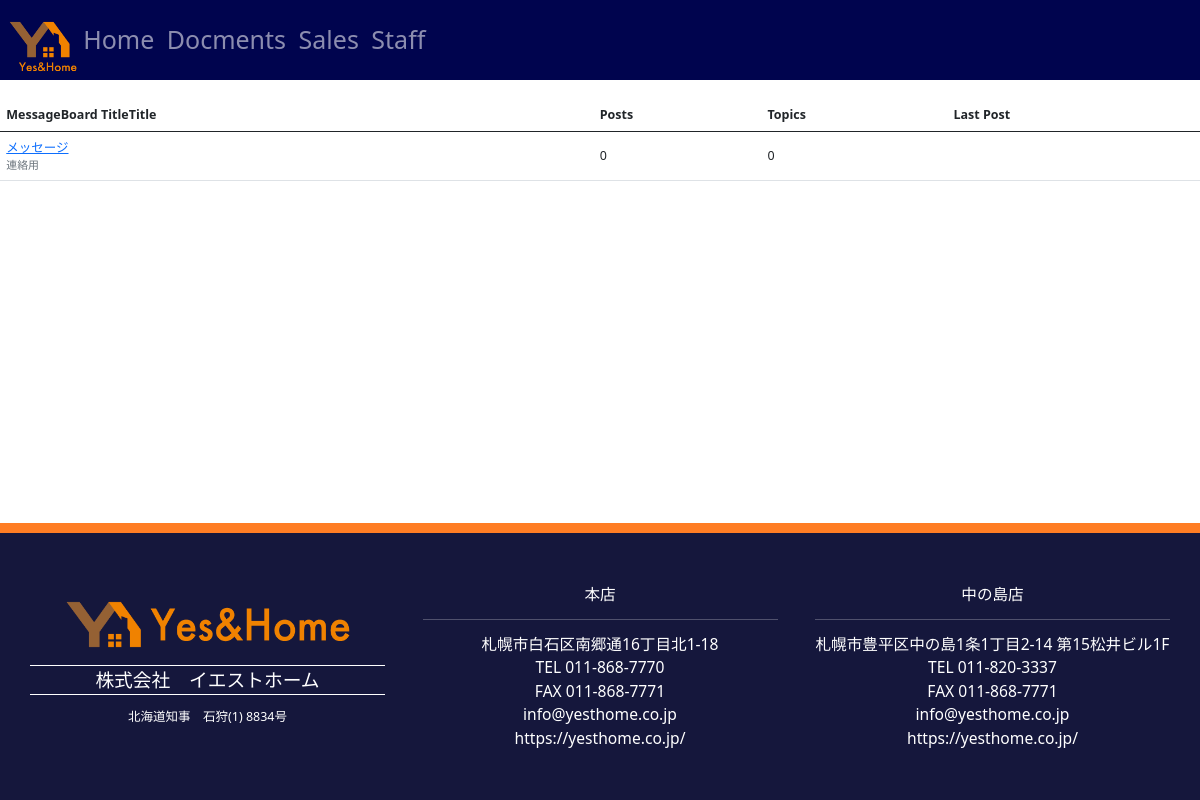
/boards/, run on an earlier commit of the app's database.
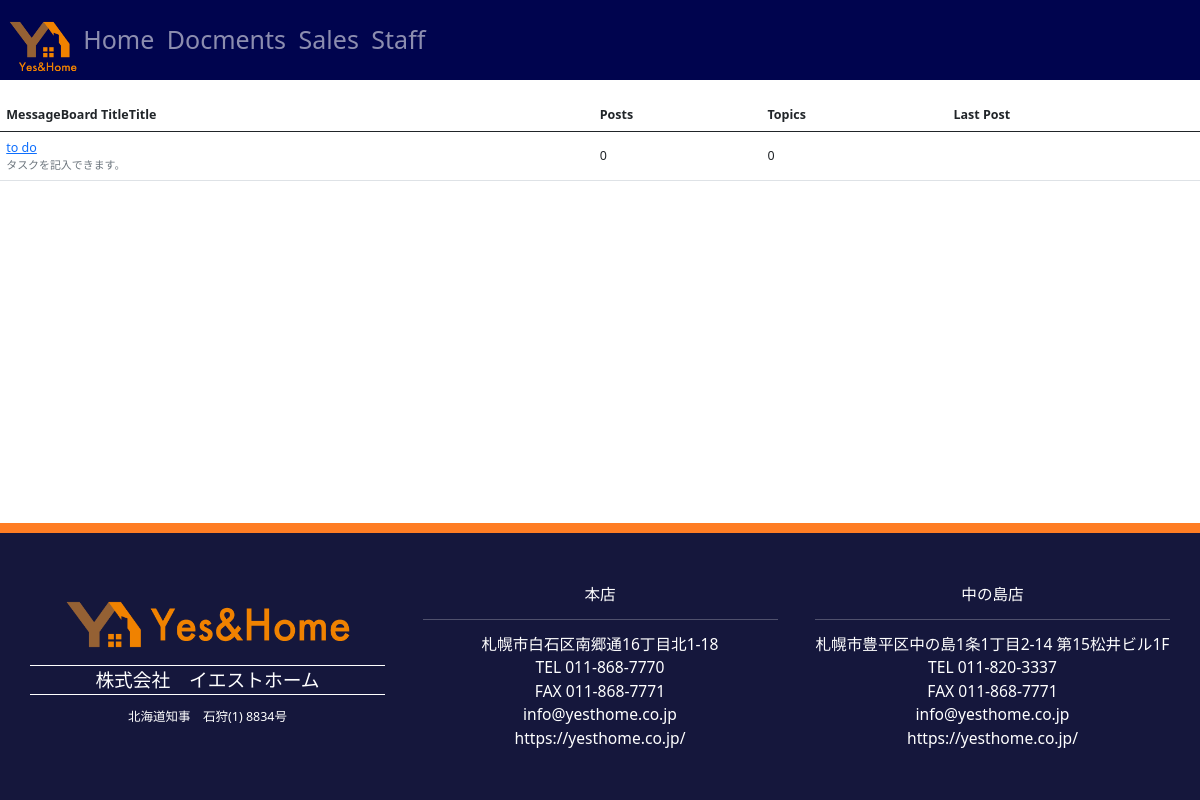
And on a later commit of the database.
### boards/models.py (models this page shows, shortened)
class Board(models.Model):
    name = models.CharField(max_length=30, unique=True)
    description = models.CharField(max_length=100)

### boards/views.py (the view)
# urls.py: path("", views.boards_top, name="board_home"),
def boards_top(request):
    boards = Board.objects.all()
    return render(request, 'boards_top.html', {'boards': boards})

### templates/boards_top.html (shortened to what this page needs)
{% extends 'base.html' %}
{% block content %}
  <table class="table">
    <thead class="thead-inverse">
      <tr>
        <th>MessageBoard TitleTitle</th>
        <th>Posts</th>
        <th>Topics</th>
        <th>Last Post</th>
      </tr>
    </thead>
    <tbody>
      {% for board in boards %}
        <tr>
          <td>
            <a href="{% url 'board_topics' board.pk %}">{{ board.name }}</a>
            <small class="text-muted d-block">{{ board.description }}</small>
          </td>
          <td class="align-middle">0</td>
          <td class="align-middle">0</td>
          <td></td>
        </tr>
      {% endfor %}
    </tbody>
  </table>
{% endblock %}

### templates/base.html (shortened to what this page needs)
{% load static %}
<!doctype html>
<html lang="en" class="h-100">
  <head>
    <link href="{% static 'css/bootstrap.min.css' %}" rel="stylesheet">
    <link href="{% static 'css/bootstrap-reboot.css' %}" rel="stylesheet">
    <link href="{% static 'css/sticky-footer-navbar.css' %}" rel="stylesheet" >
    <link href="{% static 'css/style.css' %}" rel="stylesheet" >
  </head>
    <body class="d-flex flex-column h-100">
    {% block header %}
    <header>
      <nav class="navbar navbar-expand-md navbar-dark fixed-top" style="height: 80px;">
        <div class="container-fluid">
          <div>
            <img class="mt-3 py-2" src="{% static 'img/logo1.png' %}" alt="イエストホーム" title="logo" height="80px">
          </div>
          <div class="collapse navbar-collapse" id="navbarCollapse">
            <ul class="navbar-nav me-auto mb-2 mb-md-0">
              <li class="nav-item active">
                <a class="nav-link" aria-current="page" href="{% url 'index' %}">  Home</a>
              </li>
              <li class="nav-item">
                <a class="nav-link" href="{% url 'contract_top' %}">Docments</a>
              </li>
              <li class="nav-item">
                <a class="nav-link " href="{% url 'sales_app:sales_list' %}">Sales</a>
              </li>
              <li class="nav-item">
                <a class="nav-link " href="{% url 'sales_app:staff_list' %}">Staff</a>
              </li>
              <li class="nav-item">
                <a class="nav-link " href="{% url 'board_home' %}"> </a>
              </li>
            </ul>
          </div>
        </div>
      </nav>
  </header>
  <div class="header-end" style="height: 100px;"></div>
    {% endblock header %}
      {% block content %}
      {% endblock content %}
  <footer class="footer mt-auto py-3 divFooter">
    <div class="container px-6 py-0 my-5">
      <div class="row gx-5">
        <div class="col footer-col1 px-6 py-0">
            <img class="py-3" src="{% static 'img/logo2.png' %}" alt="イエストホーム" title="logo" width="80%">
            <p class="footer-logo2">株式会社　イエストホーム</p>
            <p class="footer-logo3">北海道知事　石狩(1) 8834号</p>
        </div>
    <div class="col footer-col2 text-center" style="font-size:1.25em;">
      本店<hr>
      札幌市白石区南郷通16丁目北1-18
      <br>TEL 011-868-7770
      <br>FAX 011-868-7771
      <br>info@yesthome.co.jp
      <br>https://yesthome.co.jp/
</div>
    <div class="col footer-col2 text-center" style="font-size:1.25em;">
      中の島店<hr>
      札幌市豊平区中の島1条1丁目2-14 第15松井ビル1F
              <br>TEL 011-820-3337
              <br>FAX 011-868-7771
              <br>info@yesthome.co.jp
              <br>https://yesthome.co.jp/
        </div>
      </div>
    </div>
</footer>
  </body>
</html>

### static/css/style.css (style rules this page uses)
:root { --font-family-sans-serif: "游明朝","Helvetica Neue", Helvetica, Arial, Meiryo, "游ゴシック体", "Yu Gothic", YuGothic, "Hiragino Kaku Gothic ProN", sans-serif; --font-family-monospace: SFMono-Regular, Menlo, Monaco, Consolas, "Liberation Mono", "Courier New", monospace; }
html { font-size: 12.5px; }
header { font-size: 2rem; }
.container { padding: 0; margin-top: 40px; }
footer { padding-top: 60px; }
.table { margin-left: auto; margin-right: auto; }
table td { vertical-align: middle; }
nav { text-align: center; color: #ffffff; background-color: #00044e; }
footer { border-top: 10px solid #ff7d24; text-align: center; color: #ffffff; background-color: #15173c; }
.footer-col1 { text-align: center; }
.footer-logo2 { text-align: center; font-size: 1.5rem; border: solid #fff; border-width:1px 0 1px 0 }
.footer-col2 { text-align: left; display: table-cell; vertical-align: bottom; }

What changed in the data, as far as the page shows it:
removed Board: name "メッセージ", description "連絡用"
added Board: name "to do", description "タスクを記入できます。"
